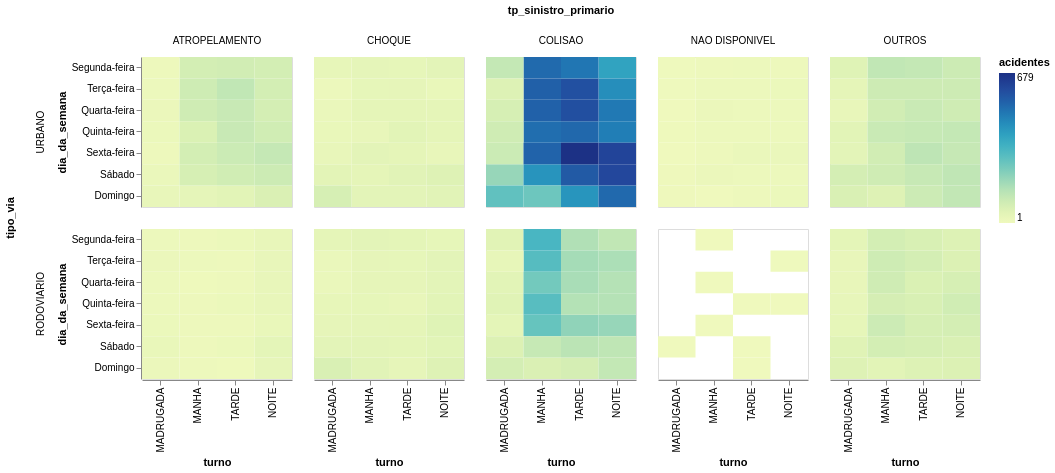

Notebook code cell kept with this figure:
### Code cell
df_sinistros \
    .group_by('dia_da_semana', 'turno', 'tipo_via', 'tp_sinistro_primario').agg(pl.len().alias('acidentes')) \
    .plot.rect(x='turno', color='acidentes', y='dia_da_semana', row='tipo_via', column='tp_sinistro_primario') \
    .properties(height=150, width=150)

### Figure 1 — Vega-Lite specification as saved in the notebook (floating-point values rounded to 4 significant figures; data arrays with more than 128 entries replaced by an {"elided": "..."} marker saying what was removed)
{"config": {"view": {"continuousWidth": 300, "continuousHeight": 300}}, "data": {"name": "data-a6987d876028cbc77bd906dce1ae5b56"}, "mark": {"type": "rect", "tooltip": true}, "encoding": {"color": {"field": "acidentes", "type": "quantitative"}, "column": {"field": "tp_sinistro_primario", "type": "nominal"}, "row": {"field": "tipo_via", "sort": ["URBANO", "RODOVIARIO"], "type": "ordinal"}, "x": {"field": "turno", "sort": ["MADRUGADA", "MANHA", "TARDE", "NOITE"], "type": "ordinal"}, "y": {"field": "dia_da_semana", "sort": ["Segunda-feira", "Terça-feira", "Quarta-feira", "Quinta-feira", "Sexta-feira", "Sábado", "Domingo"], "type": "ordinal"}}, "height": 150, "params": [{"name": "param_1e9efca18e7a2868", "select": {"type": "interval", "encodings": ["x", "y"]}, "bind": "scales"}], "width": 150, "$schema": "https://vega.github.io/schema/vega-lite/v6.4.1.json", "datasets": {"data-a6987d876028cbc77bd906dce1ae5b56": {"elided": "261 records"}}}
